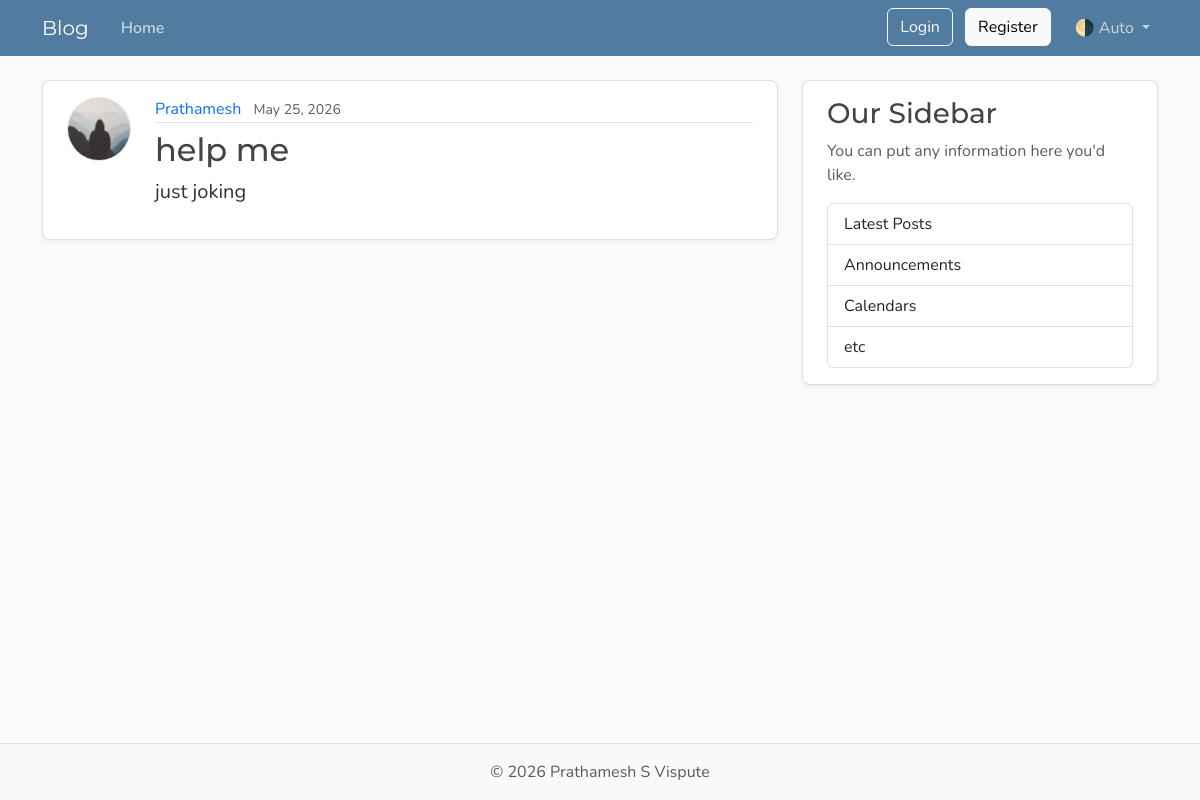
/post/1, run on an earlier commit of the app's database.
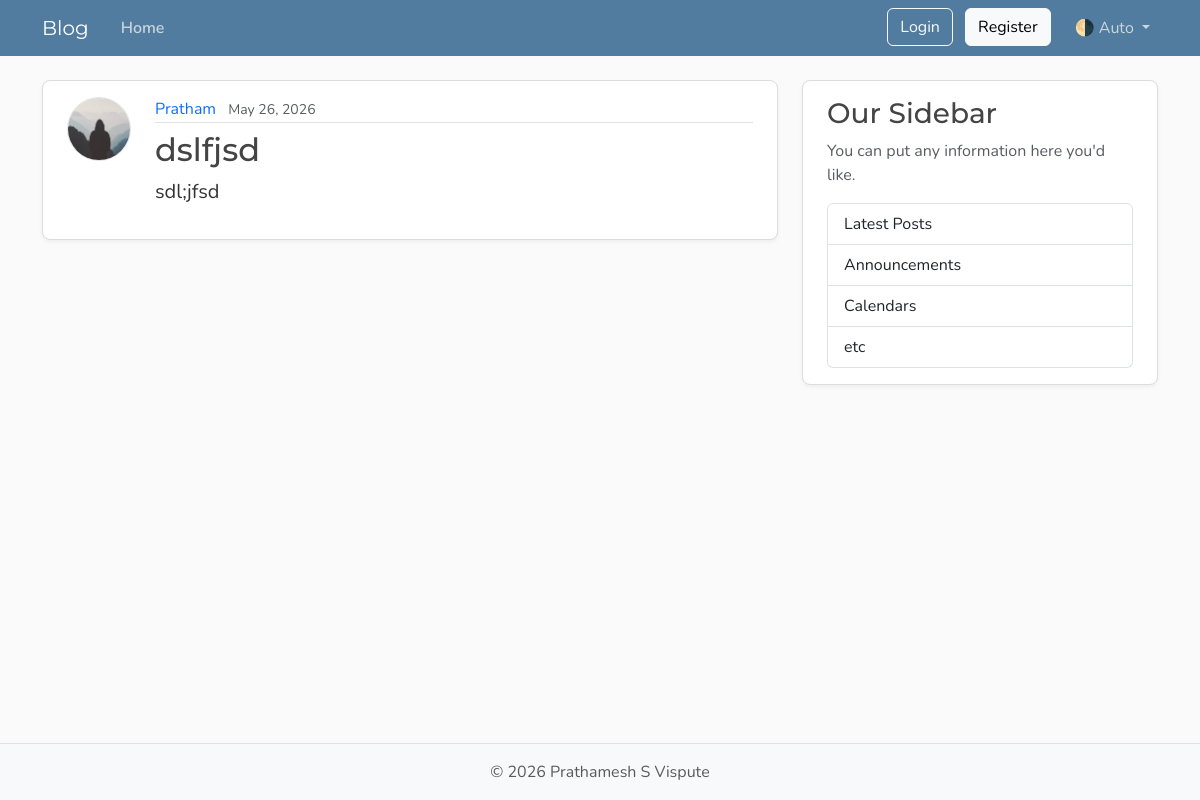
And on a later commit of the database.
### models.py (models this page shows, shortened)
class User(Base):
    __tablename__ = "users"
    id:Mapped[int]=mapped_column(Integer,primary_key=True,index=True)
    username:Mapped[str]=mapped_column(String(50),unique=True,nullable=False)
    email:Mapped[str]=mapped_column(String(120),unique=True,nullable=False)
    password_hash:Mapped[str]=mapped_column(String(200),nullable=False)
    image_file:Mapped[str|None]=mapped_column(
        String(200),
        nullable=True,
        default=None
    )
    posts:Mapped[list[Post]]=relationship(back_populates="author",cascade="all,delete-orphan")##cascades deletes all oraphan posts on user deletion

class Post(Base):
    __tablename__="posts"
    id:Mapped[int]=mapped_column(Integer,primary_key=True,index=True)
    title:Mapped[str]=mapped_column(String(100),nullable=False)
    content:Mapped[str]=mapped_column(Text,nullable=False)
    user_id:Mapped[int]=mapped_column(
        ForeignKey("users.id"),
        nullable=False,
        index=True,
    )
    date_posted:Mapped[datetime]=mapped_column(
        DateTime(timezone=True),
        default=lambda:datetime.now(UTC),
    )
    author:Mapped[User]=relationship(back_populates="posts")

### main.py (the view)
@app.get("/post/{post_id}",include_in_schema=False)
async def post_page(request:Request,post_id:int,db:Annotated[AsyncSession,Depends(get_db)]):
    result =await db.execute(
        select(models.Post)
        .options(selectinload(models.Post.author)) ##to handle async we do eager load with relationships in templates
        .where(models.Post.id==post_id),
        )
    post=result.scalars().first()
    if post:
        title=post.title[:50]
        return templates.TemplateResponse(
            request,
            "post.html",
            {"post":post,"title":title}
        )
    raise HTTPException(status_code=status.HTTP_404_NOT_FOUND,detail="Post not found")

### templates/post.html (shortened to what this page needs)
{% extends "layout.html" %}
{% block content %}
    <article class="content-section py-3 px-4 mb-4">
        <div class="d-flex align-items-start gap-4">
            <img class="rounded-circle article-img flex-shrink-0"
                 src="{{ post.author.image_path }}"
                 alt="{{ post.author.username }}'s profile picture"
                 width="64"
                 height="64"
                 loading="lazy">
            <div class="flex-grow-1">
                <div class="article-metadata mb-2">
                    <a class="me-2"
                       href="{{ url_for("user_posts", user_id=post.author.id) }}">{{ post.author.username }}</a>
                    <small class="text-body-secondary">{{ post.date_posted.strftime("%B %d, %Y") }}</small>
                </div>
                <h2 class="article-title">{{ post.title }}</h2>
                <p class="article-content">{{ post.content }}</p>
            </div>
        </div>
    </article>
{% endblock content %}

What changed in the data, as far as the page shows it:
changed User: author.username "Prathamesh" → "Pratham"
changed Post: date_posted "May 25, 2026" → "May 26, 2026"; title "help me" → "dslfjsd"; content "just joking" → "sdl;jfsd"
